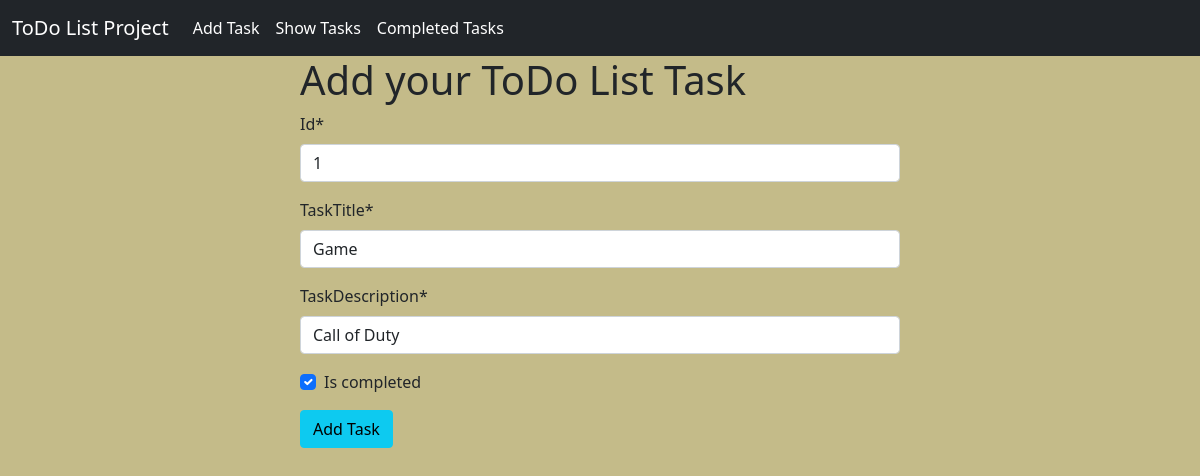
The app's page /edit_tasks/1 with its own data.
### ToDo/models.py (models this page shows)
class TaskModel(models.Model):
    id = models.IntegerField(primary_key=True)
    taskTitle = models.CharField(max_length=30)
    taskDescription = models.CharField(max_length=50)
    is_completed = models.BooleanField(default=False)

### ToDo/views.py (the view)
# urls.py: path('edit_tasks/<int:pk>', views.TaskEditView.as_view(), name='EditTask'),
class TaskEditView(UpdateView):
    model = TaskModel
    template_name = 'add_task.html'
    form_class = TaskForm
    success_url = reverse_lazy('ShowTask')
    pk_url_kwarg = 'pk'

### ToDo/forms.py
class TaskForm(forms.ModelForm):
    class Meta:
        model = TaskModel
        fields = ['id', 'taskTitle', 'taskDescription', 'is_completed']

### ToDo/templates/add_task.html (shortened to what this page needs)
{% extends "base.html" %}
{% load crispy_forms_tags %}
{% block content %}
    <div style="width:50%; margin:auto;">
        <h1>Add your ToDo List Task</h1>
        <form action="" method="post">
            {{form|crispy}}
            <button class="btn btn-info" type="submit">Add Task</button>
        </form>
    </div>
{% endblock %}

### records on screen
TaskModel: id "1", taskTitle "Game", taskDescription "Call of Duty", is_completed "☑"
